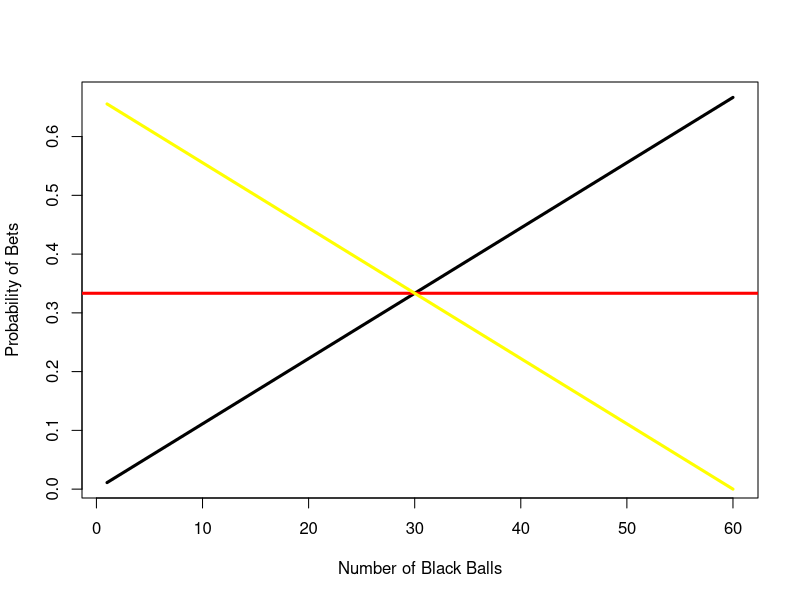
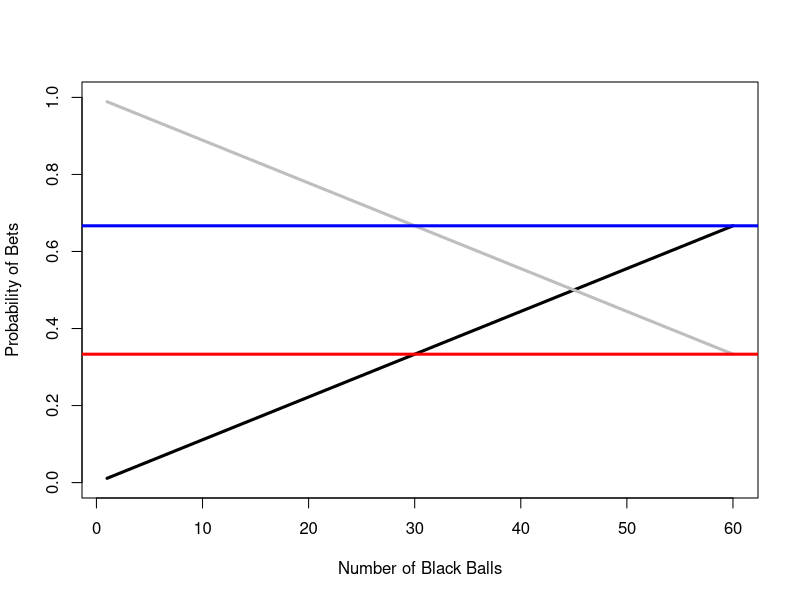

These charts were generated, in order, by the following R code:
## ---- chunk 1
# total number of balls
n_total = 90

# red balls
n_red = 30

# possible number of red balls
np_black = c(1:(n_total - n_red))
np_yellow = n_total - n_red - np_black
## ---- chunk 2
# creating vectors to store probabilities of black and yellow colours 
# (probability of red will always remain 1/3)
p_black = np_black/n_total
p_yellow = np_yellow/n_total
## ---- chunk 3
plot(p_black, type = "l", lwd = 3, col = "black", 
     xlab = "Number of Black Balls", ylab = "Probability of Bets"); 
abline(h = 1/3, lwd = 3, col = "red"); 
lines(p_yellow, type = "l", lwd = 3, col = "yellow")
## ---- chunk 4
plot(p_black, type = "l", lwd = 3, col = "Black", xlab = "Number of Black Balls", 
     ylab = "Probability of Bets", ylim = c(0,1)); 
lines(1-p_black, lwd = 3, col = "Gray");
abline(h = 1/3, lwd = 3, col = "Red"); 
abline(h = 2/3, lwd = 3, col = "Blue")
